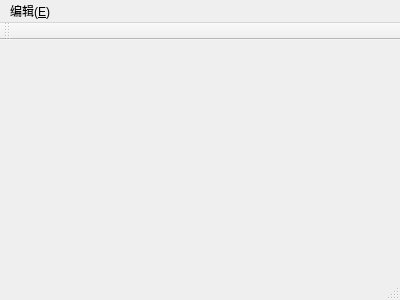
<?xml version="1.0" encoding="UTF-8"?>
<ui version="4.0">
 <class>MainWindow</class>
 <widget class="QMainWindow" name="MainWindow">
  <property name="geometry">
   <rect>
    <x>0</x>
    <y>0</y>
    <width>400</width>
    <height>300</height>
   </rect>
  </property>
  <property name="windowTitle">
   <string>MainWindow</string>
  </property>
  <widget class="QWidget" name="centralWidget"/>
  <widget class="QMenuBar" name="menuBar">
   <property name="geometry">
    <rect>
     <x>0</x>
     <y>0</y>
     <width>400</width>
     <height>23</height>
    </rect>
   </property>
   <widget class="QMenu" name="menu_E">
    <property name="title">
     <string>编辑(&amp;E)</string>
    </property>
    <addaction name="action"/>
   </widget>
   <addaction name="menu_E"/>
  </widget>
  <widget class="QToolBar" name="mainToolBar">
   <attribute name="toolBarArea">
    <enum>TopToolBarArea</enum>
   </attribute>
   <attribute name="toolBarBreak">
    <bool>false</bool>
   </attribute>
  </widget>
  <widget class="QStatusBar" name="statusBar"/>
  <action name="action">
   <property name="text">
    <string>插入文字</string>
   </property>
  </action>
 </widget>
 <layoutdefault spacing="6" margin="11"/>
 <resources/>
 <connections/>
</ui>
